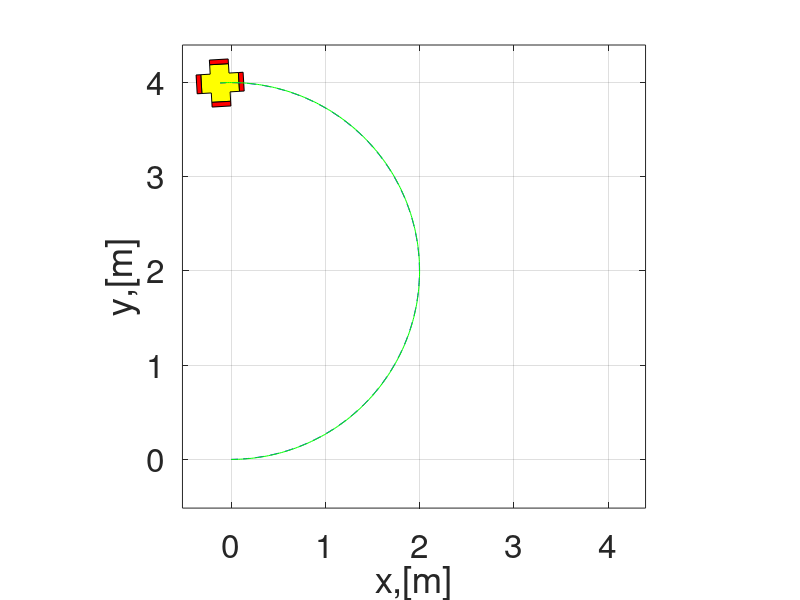
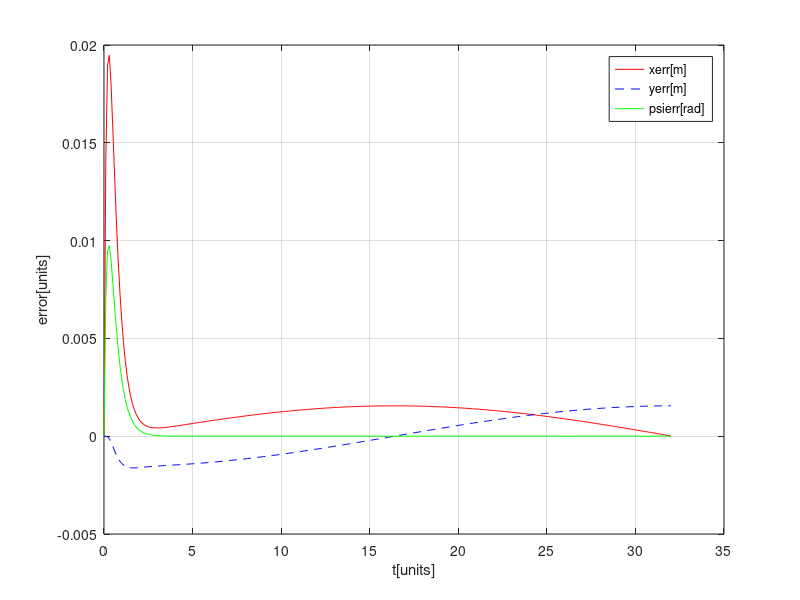
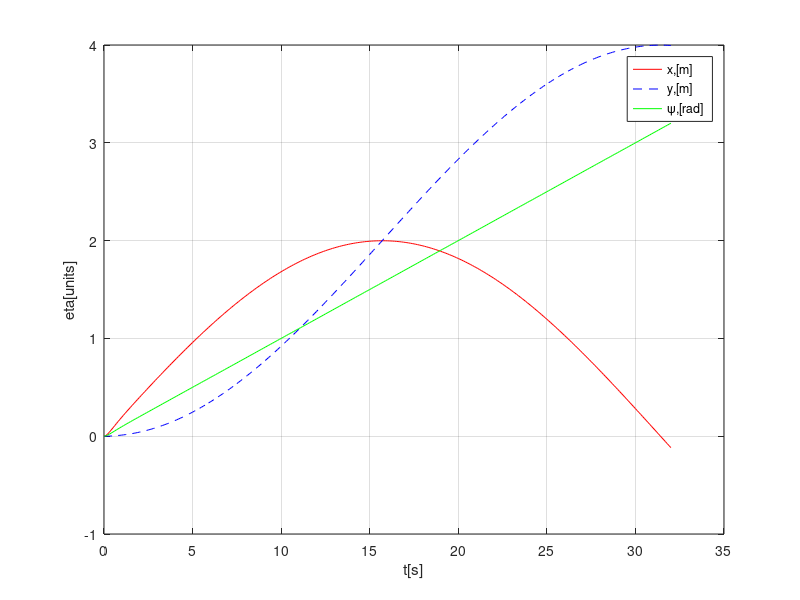

Reproduce these figures in MATLAB, in order.
% Dynamic model
clear all;
clc; close all;

% Simulation Parameters
dt = 0.1; % step size
ts = 32; % simulation time
t = 0:dt:ts; % time span

%Initial conditions
eta0 = [0;0;0]; % actual initial position of the wmr
zeta0 = [0;0;0]; % inital motion of the wmr

eta(:,1) = eta0;
zeta(:,1) = zeta0;

% Physical parameters
l = 0.4; % length of the vehicle (400mm)
t_edge = 0.2; % thickness of the edges (200mm)
a = 0.1; % wheel radius (100mm)
b = 0.05; % wheel thickness (50mm)

%Vehicle parameters
m = 60; Iz = 0.5007;
xbc = 0; ybc = 0;

% controller Parameters
Kp = 9;
Kd = 6;

% ODE solution (Euler Method)
for i = 1:length(t)
    x(i) = eta(1,i); y(i) = eta(2,i); psi(i) = eta(3,i);
    u = zeta(1,i); v = zeta(2,i); r = zeta(3,i);

    % Desired Values
    eta_des(:,i) = [2*sin(0.1*t(i));2-2*cos(0.1*t(i));0.1*t(i)];
    eta_des_dot(:,i) = [0.2*cos(0.1*t(i));0.2*sin(0.1*t(i));0.1];
    eta_des_ddot(:,i) = [-0.02*sin(0.1*t(i));0.02*cos(0.1*t(i));0];
    
    % Inertial Part
    D = [m,0,0; 0,m,0; 0,0,Iz];
    n_zeta = [-m*v*r;m*u*r;0];
    f_zeta = 0*0.3*zeta(:,i); % without friction
    J_eta = [cos(psi(i)),-sin(psi(i)),0; sin(psi(i)),+cos(psi(i)),0; 0,0,1];
    
    tau(:,i) = D*J_eta'*(eta_des_ddot(:,i)+Kp*(eta_des(:,i)-eta(:,i)) +Kd*(eta_des_dot(:,i)-J_eta*zeta(:,i))) + n_zeta;
    
    % Wheel configuration matrix (from previous code)
    W = [a/2,0,a/2,0; 0,a/2,0,a/2; -(a/(2*l)), -(a/(2*l)),(a/(2*l)),(a/(2*l))];
    
    kappa(:,i) = pinv(W)*tau(:,i);

    zeta_dot(:,i) = inv(D)*(W*kappa(:,i) - n_zeta - f_zeta);
    zeta(:,i+1) = zeta(:,i) + zeta_dot(:,i)*dt;
    
    eta_dot(:,i) = J_eta*(zeta(:,i)+zeta_dot(:,i)*dt/2);
    eta(:,i+1) = eta(:,i) + eta_dot(:,i)*dt;
end

% Animation
plus_v = [-t_edge/2, t_edge/2, t_edge/2, l/2, l/2, t_edge/2, t_edge/2,-t_edge/2, -t_edge/2, -l/2,-l/2, -t_edge/2;
           l/2, l/2, l/2-t_edge/2, l/2-t_edge/2, -(l/2-t_edge/2),-(l/2-t_edge/2), -l/2, -l/2, -(l/2-t_edge/2), -(l/2-t_edge/2),l/2-t_edge/2, l/2-t_edge/2];

box_w = [-a, a, a, -a, -a; -b/2, -b/2, b/2, b/2, -b/2]; % wheels

for i = 1:length(t)
    R_psi = [cos(psi(i)),-sin(psi(i));sin(psi(i)),+cos(psi(i))];
    R_w1 = [cosd(0),-sind(0);sind(0),+cosd(0)];
    R_w2 = [cosd(90),-sind(90);sind(90),+cosd(90)];
    R_w3 = [cosd(0),-sind(0);sind(0),+cosd(0)];
    R_w4 = [cosd(90),-sind(90);sind(90),+cosd(90)];
    veh_ani = R_psi * plus_v;

    % Wheel positions and orientations
    wheel_1 = R_psi * (R_w1*box_w + [-t_edge/2+a; l/2+b/2]);
    wheel_2 = R_psi * (R_w2*box_w + [l/2+b/2; t_edge/2-a]);
    wheel_3 = R_psi * (R_w3*box_w + [t_edge/2-a; -l/2-b/2]);
    wheel_4 = R_psi * (R_w4*box_w + [-l/2-b/2; -t_edge/2+a]);

fill(veh_ani(1,:)+x(i),veh_ani(2,:)+y(i),'y');
hold on
fill(wheel_1(1,:)+x(i),wheel_1(2,:)+y(i),'r');
fill(wheel_2(1,:)+x(i),wheel_2(2,:)+y(i),'r');
fill(wheel_3(1,:)+x(i),wheel_3(2,:)+y(i),'r');
fill(wheel_4(1,:)+x(i),wheel_4(2,:)+y(i),'r');

plot(x(1:i),y(1:i),'b--',eta_des(1,1:i),eta_des(2,1:i),'g-');
set(gca,'fontsize',24)
xlabel('x,[m]');
ylabel('y,[m]');
llim = min(min(x),min(y)) - l;
ulim = max(max(x),max(y)) + l;
axis([llim ulim llim ulim]);
axis square
grid on
pause(0.1)
hold off
end

% Plots
figure
plot(t,eta_des(1,1:i)-eta(1,1:i), 'r-', t,eta_des(2,1:i)-eta(2,1:i), 'b--', t,eta_des(3,1:i)-eta(3,1:i), 'g');
legend('xerr[m]','yerr[m]','psierr[rad]');
grid on
xlabel('t[units]');
ylabel('error[units]');

figure
plot(t,eta(1,1:i), 'r-', t,eta(2,1:i), 'b--', t,eta(3,1:i), 'g');
grid on
legend('x,[m]','y,[m]','\psi,[rad]');
xlabel('t[s]');
ylabel('eta[units]');


